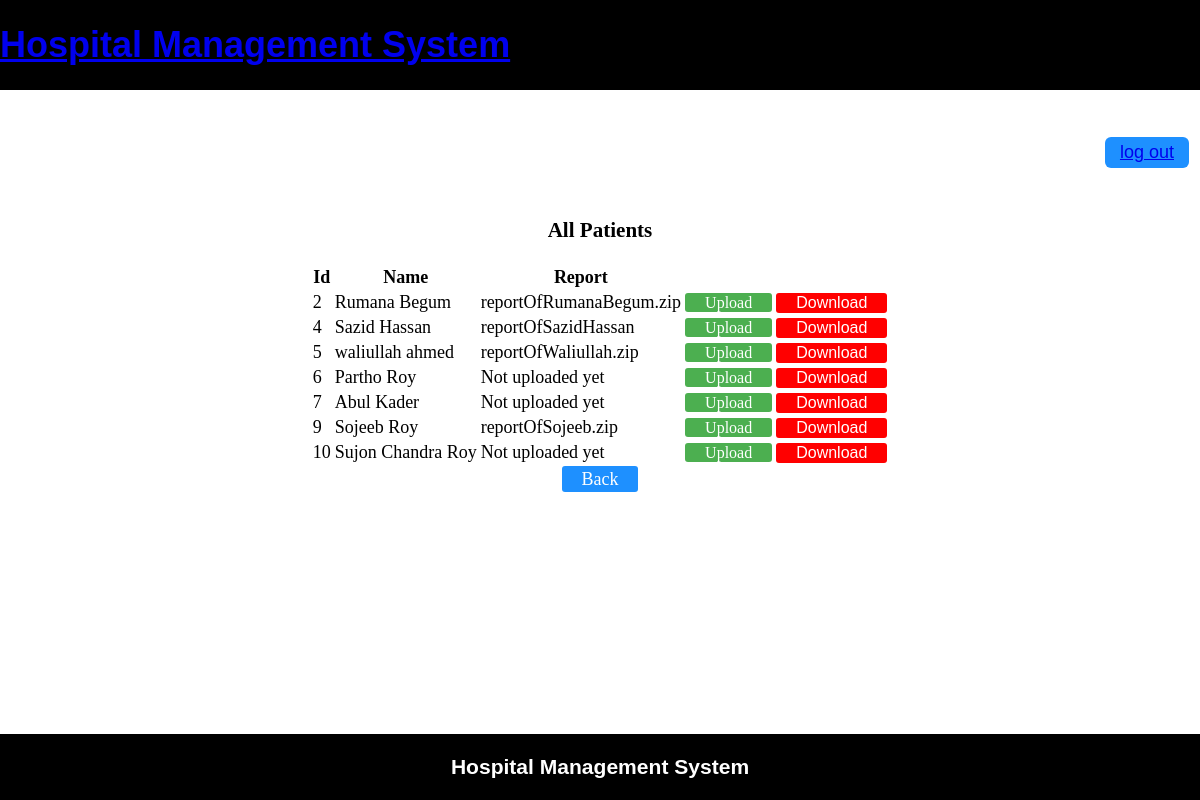
Page /project/generateReport.php (signed in) on the committed database.
### tables this page shows
CREATE TABLE `patient` (
  `Id` int(11) NOT NULL,
  `Name` varchar(20) NOT NULL,
  `Username` varchar(20) NOT NULL,
  `Email` varchar(30) NOT NULL,
  `Password` varchar(20) NOT NULL,
  `Phone` varchar(15) NOT NULL,
  `Address` varchar(50) NOT NULL,
  `Gender` varchar(10) NOT NULL,
  `NID` int(20) NOT NULL,
  `DOB` varchar(20) NOT NULL,
  `Report` varchar(50) DEFAULT NULL,
  `Feedback` varchar(50) DEFAULT NULL
);

### project/models/db_config.php (called while the page is built, shortened)
<?php
	$db_server="localhost";
	$db_uname="root";
	$db_pass="";
	$db_name="hms";
	function get($query)
	{
		global $db_server,$db_uname,$db_name,$db_pass;
		$conn=mysqli_connect($db_server,$db_uname,$db_pass,$db_name);
		$data=array();
		if($conn)
		{
			$result=mysqli_query($conn,$query);
			while ($row=mysqli_fetch_assoc($result)) {
				$data[]=$row;
			}
		}
		return $data;
	}
?>

### project/controllers/patientController.php (called while the page is built, shortened)
<?php
	include 'models/db_config.php';
	function getPatients()
	{
		$query="select * from patient";
		$rs=get($query);
		return $rs;
	}
?>

### project/generateReport.php (the view, shortened to what this page needs)
<?php
	require_once 'adminHeader.php';
	require_once 'controllers/patientController.php';
	$patients=getPatients();
?>
<br><br>
<h3 align="center">All Patients</h3>
<table align="center">
	<thead>
	<th>Id</th>
	<th>Name</th>
	<th>Report</th>
	</thead>
	<tbody>
		<?php
			foreach ($patients as $s){
					echo "<tr>";
					echo "<td>".$s["Id"]."</td>";
					echo "<td>".$s["Name"]."</td>";
					echo "<td>".$s["Report"]."</td>";
					echo '<td><a class="Button" href="uploadReport.php?id='.$s["Id"].'">Upload</a></td>';
					echo '<td><button class="Button Button1" onclick="Download()">Download</button></td>';
					echo "</tr>";
				}
		?>
	</tbody>
</table>
<table align="center">
	<tr><td><a class="btn" href="adminDashboard.php"> Back</a></td></tr>
</table>
<?php require_once 'Footer.php';?>

### project/styles/mystyles.css (style rules this page uses)
.btn { background-color: DodgerBlue; border: none; color: white; padding: 3px 20px; font-size: 18px; cursor: pointer; text-decoration: none; border-radius: 3px; }
.Button { background-color: #4CAF50; border: none; color: white; padding: 1px 20px; font-size: 16px; cursor: pointer; text-decoration: none; border-radius: 3px; }
.Button1 { background-color: #FF0000; }

### project/adminHeader.php (style rules this page uses)
body { font-size: 18px; }

### rows in the picture
patient: Id "2", Name "Rumana Begum", Report "reportOfRumanaBegum.zip"
patient: Id "4", Name "Sazid Hassan", Report "reportOfSazidHassan"
patient: Id "5", Name "waliullah ahmed", Report "reportOfWaliullah.zip"
patient: Id "6", Name "Partho Roy", Report "Not uploaded yet"
patient: Id "7", Name "Abul Kader", Report "Not uploaded yet"
patient: Id "9", Name "Sojeeb Roy", Report "reportOfSojeeb.zip"
patient: Id "10", Name "Sujon Chandra Roy", Report "Not uploaded yet"
